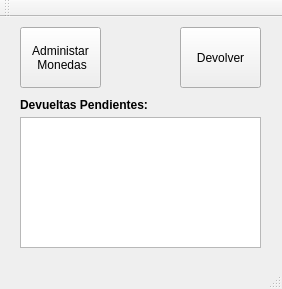
<?xml version="1.0" encoding="UTF-8"?>
<ui version="4.0">
 <class>MainWindow</class>
 <widget class="QMainWindow" name="MainWindow">
  <property name="geometry">
   <rect>
    <x>0</x>
    <y>0</y>
    <width>282</width>
    <height>289</height>
   </rect>
  </property>
  <property name="windowTitle">
   <string>Gestor Monedas v1.0</string>
  </property>
  <widget class="QWidget" name="centralWidget">
   <widget class="QPushButton" name="btn_devolver">
    <property name="geometry">
     <rect>
      <x>180</x>
      <y>10</y>
      <width>81</width>
      <height>61</height>
     </rect>
    </property>
    <property name="text">
     <string>Devolver</string>
    </property>
   </widget>
   <widget class="QPushButton" name="btn_Adm">
    <property name="geometry">
     <rect>
      <x>20</x>
      <y>10</y>
      <width>81</width>
      <height>61</height>
     </rect>
    </property>
    <property name="text">
     <string>Administar
 Monedas</string>
    </property>
   </widget>
   <widget class="QListView" name="listView_2">
    <property name="geometry">
     <rect>
      <x>20</x>
      <y>100</y>
      <width>241</width>
      <height>131</height>
     </rect>
    </property>
   </widget>
   <widget class="QLabel" name="label_4">
    <property name="geometry">
     <rect>
      <x>20</x>
      <y>80</y>
      <width>131</width>
      <height>16</height>
     </rect>
    </property>
    <property name="text">
     <string>&lt;h4&gt;Devueltas Pendientes:&lt;/h4&gt;</string>
    </property>
   </widget>
  </widget>
  <widget class="QMenuBar" name="menuBar">
   <property name="geometry">
    <rect>
     <x>0</x>
     <y>0</y>
     <width>282</width>
     <height>21</height>
    </rect>
   </property>
  </widget>
  <widget class="QToolBar" name="mainToolBar">
   <attribute name="toolBarArea">
    <enum>TopToolBarArea</enum>
   </attribute>
   <attribute name="toolBarBreak">
    <bool>false</bool>
   </attribute>
  </widget>
  <widget class="QStatusBar" name="statusBar"/>
 </widget>
 <layoutdefault spacing="6" margin="11"/>
 <resources/>
 <connections/>
</ui>
